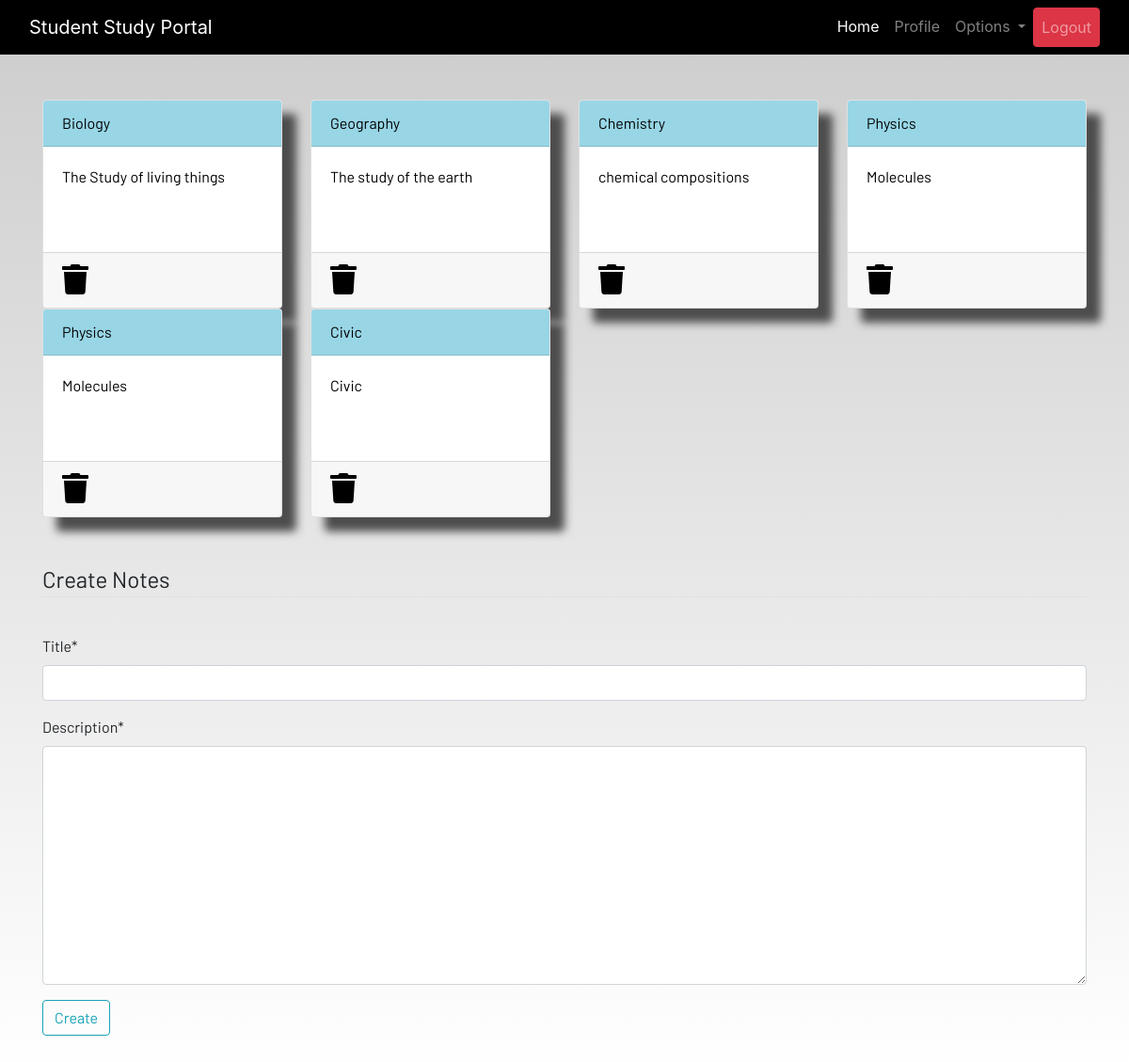
Screenshot of /notes (signed in) with the database file from the repository.
### dashboard/models.py (models this page shows, shortened)
class Notes(models.Model):
    user = models.ForeignKey(User, on_delete=models.CASCADE)
    title = models.CharField(_('Title'),max_length=200)
    description = models.TextField()
    class Meta:
        verbose_name = "notes"
        verbose_name_plural = "notes"

### dashboard/views.py (the view)
# urls.py: path('notes', views.notes, name='notes'),
@login_required
def notes(request):
    if request.method == "POST":
        form = NotesForm(request.POST)
        if form.is_valid():
            notes = Notes(user=request.user, title=request.POST['title'],description=request.POST['description'])
            notes.save()
        messages.success(request, 'The notes "{}" was added successfully'.format(notes.title))
    else:
        form = NotesForm()
    notes = Notes.objects.filter(user=request.user)
    data = {'notes':notes, 'form':form}
    return render(request, 'dashboard/notes.html', data)

### dashboard/forms.py
class NotesForm(forms.ModelForm):
    class Meta:
        model = Notes
        fields = ['title', 'description']

### dashboard/templates/dashboard/notes.html (shortened to what this page needs)
{% extends 'dashboard/base.html' %}
{% load static %}
{% load crispy_forms_tags %}
{% block content %}
<div class="container">
    <div class="row">
        {% for note in notes %}
        <div class="col-md-3">
            <a href="{% url 'notes-detail' note.id %}">
                <div class="card">
                    <div class="card-header">{{note.title|title}}</div>
                    <div class="card-body">{{note.description|slice:"0:100"}}</div>
                    <div class="card-footer mt-auto "><a href="{% url 'delete-notes' note.id %}">
                            <i class="fa fa-trash fa-2x"></i></a>
                    </div>
                </div>
            </a><br><br>
        </div>
        {% endfor %}
    </div>
</div>
<br><br>
<div class="container">
    <form method="POST">
        <fieldset class="form-group">
            <legend class="border-bottom mb-4">Create Notes</legend>
        </fieldset>
        {{form|crispy}}
        <div class="form-group">
            <button href="" class="btn btn-outline-info" type="submit">
                Create
            </button>
        </div>
    </form>
</div>
{% endblock content %}

### static/css/main.css (style rules this page uses)
html { scroll-behavior: smooth; height: 100%; width: 100%; }
.card { box-shadow: 15px 15px 10px rgb(78, 77, 77); }
a { text-decoration: none !important; color: black; }
.card-header { color: black !important; background: rgb(152, 214, 230) !important; transition: 0.3s ease-in; }
html, body { max-width: 100%; overflow-x: hidden; height: 100%; width: 100%; }
body { background: linear-gradient(rgba(0, 0, 0, 0.2), rgba(255, 255, 255, 0.5)); overflow-x: hidden; background-repeat: no-repeat; }
.card-header { background-color: rgb(133, 204, 231); }
.col-md-3 .card { width: 100%; height: 100%; }
.fa { color: black; }

### rows the page displays
Notes: title "Biology", description "The Study of living things"
Notes: title "Geography", description "The study of the earth"
Notes: title "Chemistry", description "chemical compositions"
Notes: title "Physics", description "Molecules"
Notes: title "Physics", description "Molecules"
Notes: title "Civic", description "Civic"
